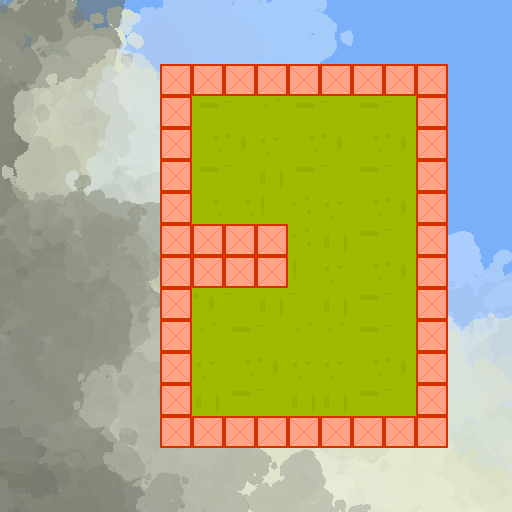

A level layout from a 2D game, rendered from its tile map. Below: a short description, then the map file with tile-grid data replaced by summaries:
An orthogonal 16x16 tile map with 32x32 px tiles, 4 tile layers (ground, items, function, object), 2 tilesets, 1 image layer and 3 objects (spawn, testConvo, TestNPC).

<map version="1.0" orientation="orthogonal" width="16" height="16" tilewidth="32" tileheight="32">
 <properties>
  <property name="data" value="data.json" />
 </properties>
 <tileset firstgid="1" name="tile_ground" tilewidth="32" tileheight="32">
  <image source="tile_ground.png" width="512" height="512" />
 </tileset>
 <tileset firstgid="257" name="tile_function" tilewidth="32" tileheight="32">
  <image source="tile_function.png" width="512" height="512" />
  <tile id="0">
   <properties>
    <property name="body" value="static" />
    <property name="type" value="physic" />
   </properties>
  </tile>
  <tile id="1">
   <properties>
    <property name="type" value="activator" />
   </properties>
  </tile>
  <tile id="2">
   <properties>
    <property name="type" value="death" />
   </properties>
  </tile>
  <tile id="3">
   <properties>
    <property name="type" value="stair" />
   </properties>
  </tile>
  <tile id="4">
   <properties>
    <property name="type" value="air" />
   </properties>
  </tile>
  <tile id="5">
   <properties>
    <property name="type" value="spawn" />
   </properties>
  </tile>
 </tileset>
 <imagelayer name="background" width="16" height="16">
  <image source="image_background.png" />
  <properties>
   <property name="offsetX" value="0.4" />
   <property name="offsetY" value="0.4" />
   <property name="parallax" value="true" />
  </properties>
 </imagelayer>
 <layer name="ground" width="16" height="16">
  <data>[256 cells, 74 non-empty, 20 distinct tile ids]</data>
 </layer>
 <layer name="items" width="16" height="16">
  <data>[256 cells, 0 non-empty, 0 distinct tile ids]</data>
 </layer>
 <layer name="function" width="16" height="16">
  <properties>
   <property name="display" value="false" />
   <property name="functional" value="true" />
  </properties>
  <data>[256 cells, 44 non-empty, 1 distinct tile ids]</data>
 </layer>
 <layer name="object" width="16" height="16">
  <data>[256 cells, 0 non-empty, 0 distinct tile ids]</data>
 </layer>
 <objectgroup name="actions" width="16" height="16">
  <object name="spawn" x="351" y="147" width="30" height="29">
   <properties>
    <property name="behavior" value="player" />
    <property name="type" value="spawn" />
    <property name="view" value="player" />
   </properties>
  </object>
  <object name="testConvo" x="228" y="139" width="54" height="51">
   <properties>
    <property name="onEnter" value="convo('convo01'); " />
    <property name="type" value="detector" />
   </properties>
  </object>
  <object name="TestNPC" x="282" y="319" width="54" height="50">
   <properties>
    <property name="behavior" value="confused" />
    <property name="type" value="agent" />
    <property name="view" value="zombie01" />
   </properties>
  </object>
 </objectgroup>
</map>
